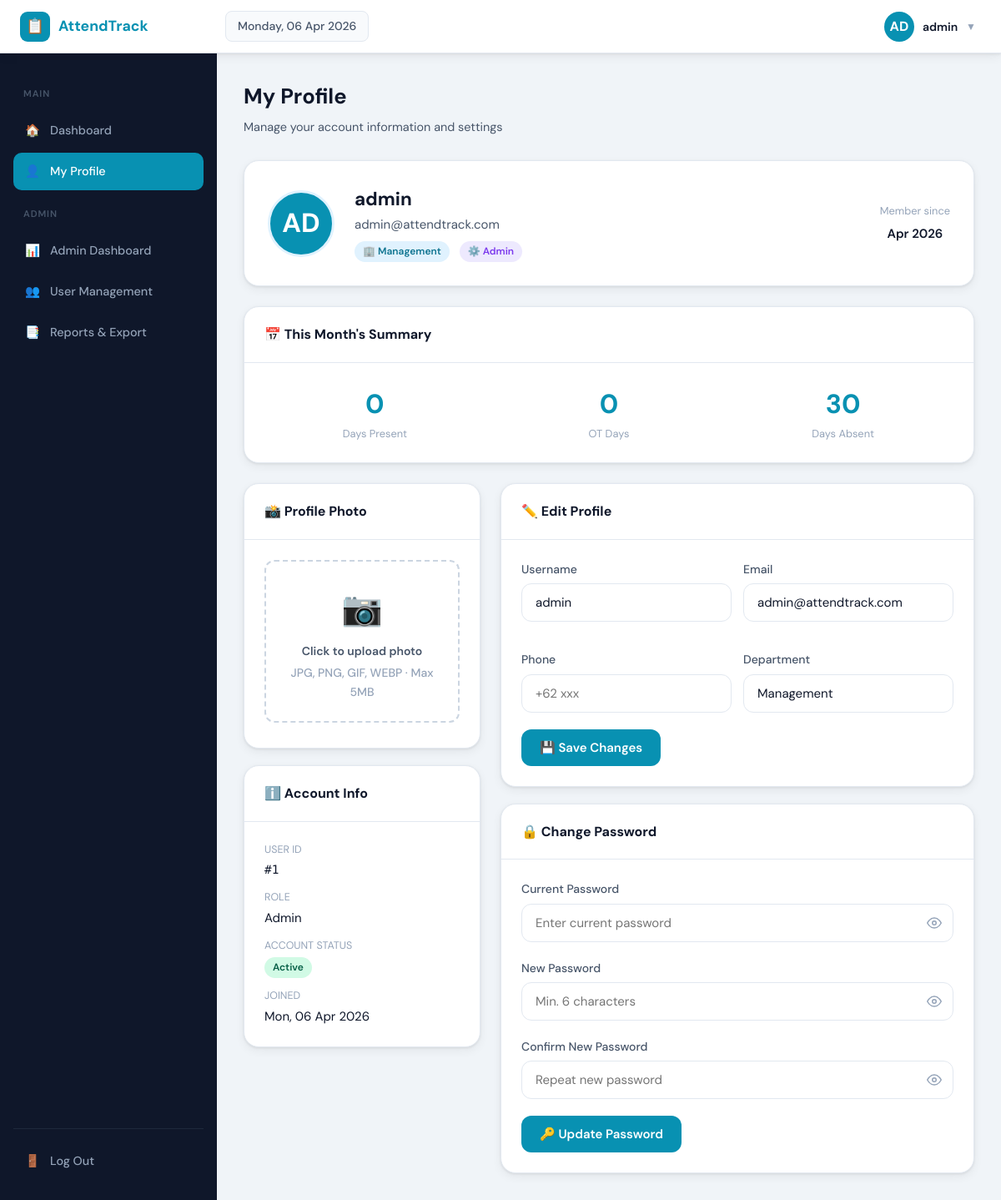
The app's page /profile.php (signed in) with its own data.
### tables this page shows
CREATE TABLE IF NOT EXISTS `users` (
  `id`          INT           NOT NULL AUTO_INCREMENT,
  `username`    VARCHAR(30)   NOT NULL,
  `email`       VARCHAR(100)  NOT NULL,
  `password`    VARCHAR(255)  NOT NULL,
  `role`        ENUM('user','admin') NOT NULL DEFAULT 'user',
  `phone`       VARCHAR(20)   DEFAULT NULL,
  `department`  VARCHAR(100)  DEFAULT NULL,
  `work_start`  TIME          DEFAULT NULL,
  `work_end`    TIME          DEFAULT NULL,
  `profile_pic` MEDIUMTEXT    DEFAULT NULL,
  `is_active`   TINYINT(1)    NOT NULL DEFAULT 1,
  `created_at`  DATETIME      NOT NULL DEFAULT CURRENT_TIMESTAMP,
  `updated_at`  DATETIME      DEFAULT CURRENT_TIMESTAMP ON UPDATE CURRENT_TIMESTAMP,
  PRIMARY KEY (`id`),
  UNIQUE KEY `uq_username` (`username`),
  UNIQUE KEY `uq_email` (`email`)
);

### config.php (called while the page is built, shortened)
<?php
function e($str) {
    return htmlspecialchars((string)$str, ENT_QUOTES, 'UTF-8');
}

### functions.php (called while the page is built, shortened)
<?php
require_once __DIR__ . '/config.php';
function getUserById($id) {
    $db = getDB();
    $stmt = $db->prepare("SELECT * FROM users WHERE id = ?");
    $stmt->execute([$id]);
    return $stmt->fetch();
}
function getUserAttendance($userId, $from = null, $to = null, $limit = 30) {
    $db = getDB();
    $params = [$userId];
    $where = "WHERE a.user_id = ?";
    if ($from) { $where .= " AND a.work_date >= ?"; $params[] = $from; }
    if ($to)   { $where .= " AND a.work_date <= ?"; $params[] = $to; }
    $params[] = $limit;
    $stmt = $db->prepare("SELECT a.*, u.username, u.email FROM attendance a JOIN users u ON a.user_id = u.id $where ORDER BY a.work_date DESC LIMIT ?");
    $stmt->execute($params);
    return $stmt->fetchAll();
}
function formatDate($d) {
    return $d ? date('D, d M Y', strtotime($d)) : '—';
}

### profile.php (the view, shortened to what this page needs)
<?php
require_once __DIR__ . '/config.php';
require_once __DIR__ . '/functions.php';
$activePage = 'profile';
$user       = getUserById($_SESSION['user_id']);
$workStats = getUserAttendance($user['id'], date('Y-m-01'), date('Y-m-t'), 100);
$totalDays = count($workStats);
$otDays    = count(array_filter($workStats, fn($r) => $r['ot_checkin_time']));
?>
<!DOCTYPE html>
<html lang="en">
<head>
<link rel="stylesheet" href="assets/css/style.css">
</head>
<body>
<?php include __DIR__ . '/includes/nav.php'; ?>
  <main class="main-content">
    <div class="page-header">
      <h1>My Profile</h1>
      <p>Manage your account information and settings</p>
    </div>
    <div class="profile-header">
      <div class="profile-avatar">
        <?php $pic = $user['profile_pic'] ?? ''; $isDataUrl = $pic && str_starts_with($pic, 'data:'); ?>
        <?php if ($isDataUrl): ?>
          <img src="<?= $pic ?>" alt="Profile">
        <?php else: ?>
          <?= e($initials) ?>
        <?php endif; ?>
      </div>
      <div>
        <h2 style="font-size:1.4rem;font-weight:700"><?= e($user['username']) ?></h2>
        <p style="color:var(--txt2)"><?= e($user['email']) ?></p>
        <div style="display:flex;gap:12px;margin-top:8px;flex-wrap:wrap">
          <?php if ($user['department']): ?><span class="badge badge-blue">🏢 <?= e($user['department']) ?></span><?php endif; ?>
          <span class="badge <?= $_SESSION['role'] === 'admin' ? 'badge-purple' : 'badge-green' ?>">
            <?= $_SESSION['role'] === 'admin' ? '⚙️ Admin' : '👤 User' ?>
          </span>
        </div>
      </div>
      <div style="margin-left:auto;text-align:center">
        <div style="font-size:.8rem;color:var(--txt3);margin-bottom:4px">Member since</div>
        <div style="font-weight:600"><?= date('M Y', strtotime($user['created_at'])) ?></div>
      </div>
    </div>
    <div class="card" style="margin-bottom:24px">
      <div class="card-header"><h2>📅 This Month's Summary</h2></div>
      <div class="card-body">
        <div class="month-stats">
          <div class="month-stat"><div class="num"><?= $totalDays ?></div><div class="label">Days Present</div></div>
          <div class="month-stat"><div class="num"><?= $otDays ?></div><div class="label">OT Days</div></div>
          <div class="month-stat"><div class="num"><?= date('t') - $totalDays ?></div><div class="label">Days Absent</div></div>
        </div>
      </div>
    </div>
    <div class="profile-grid">
      <div style="display:flex;flex-direction:column;gap:20px">
        <div class="card">
          <div class="card-header"><h2>📸 Profile Photo</h2></div>
          <div class="card-body">
            <form method="POST" id="photo-form">
              <label class="photo-upload-zone" for="profile_pic_input" id="upload-label">
                <div style="font-size:2.5rem;margin-bottom:8px">📷</div>
                <div style="font-weight:600;margin-bottom:4px">Click to upload photo</div>
                <div class="text-muted">JPG, PNG, GIF, WEBP · Max 5MB</div>
              </label>
            </form>
          </div>
        </div>
        <div class="card">
          <div class="card-header"><h2>ℹ️ Account Info</h2></div>
          <div class="card-body" style="display:flex;flex-direction:column;gap:12px">
            <div><div class="text-muted" style="font-size:.78rem;margin-bottom:2px">USER ID</div><div style="font-family:'DM Mono',monospace;font-size:.9rem">#<?= $user['id'] ?></div></div>
            <div><div class="text-muted" style="font-size:.78rem;margin-bottom:2px">ROLE</div><div><?= ucfirst($user['role']) ?></div></div>
            <div>
              <div class="text-muted" style="font-size:.78rem;margin-bottom:2px">ACCOUNT STATUS</div>
              <span class="badge <?= $user['is_active'] ? 'badge-green' : 'badge-red' ?>"><?= $user['is_active'] ? 'Active' : 'Inactive' ?></span>
            </div>
            <div><div class="text-muted" style="font-size:.78rem;margin-bottom:2px">JOINED</div><div><?= formatDate($user['created_at']) ?></div></div>
          </div>
        </div>
      </div>
      <div style="display:flex;flex-direction:column;gap:20px">
        <div class="card">
          <div class="card-header"><h2>✏️ Edit Profile</h2></div>
          <div class="card-body">
            <form method="POST">
              <div style="display:grid;grid-template-columns:1fr 1fr;gap:14px">
                <div class="form-group"><label>Username</label><input type="text" name="username" value="<?= e($user['username']) ?>" required maxlength="30"></div>
                <div class="form-group"><label>Email</label><input type="email" name="email" value="<?= e($user['email']) ?>" required></div>
                <div class="form-group"><label>Phone</label><input type="tel" name="phone" value="<?= e($user['phone'] ?? '') ?>" placeholder="+62 xxx"></div>
                <div class="form-group"><label>Department</label><input type="text" name="department" value="<?= e($user['department'] ?? '') ?>" placeholder="e.g. Engineering"></div>
              </div>
              <button type="submit" class="btn btn-primary">💾 Save Changes</button>
            </form>
          </div>
        </div>
        <div class="card">
          <div class="card-header"><h2>🔒 Change Password</h2></div>
          <div class="card-body">
            <form method="POST">
              <div class="form-group">
                <label>Current Password</label>
                <div class="input-wrap">
                  <input type="password" name="current_password" id="cur-pwd" class="has-icon" placeholder="Enter current password" required>
                  <span class="input-icon" onclick="togglePassword('cur-pwd', this)">
                    <svg xmlns="http://www.w3.org/2000/svg" width="18" height="18" viewBox="0 0 24 24" fill="none" stroke="currentColor" stroke-width="2" stroke-linecap="round" stroke-linejoin="round"><path d="M1 12s4-8 11-8 11 8 11 8-4 8-11 8-11-8-11-8z"/><circle cx="12" cy="12" r="3"/></svg>
                  </span>
                </div>
              </div>
              <div class="form-group">
                <label>New Password</label>
                <div class="input-wrap">
                  <input type="password" name="new_password" id="new-pwd" class="has-icon" placeholder="Min. 6 characters" required>
                  <span class="input-icon" onclick="togglePassword('new-pwd', this)">
                    <svg xmlns="http://www.w3.org/2000/svg" width="18" height="18" viewBox="0 0 24 24" fill="none" stroke="currentColor" stroke-width="2" stroke-linecap="round" stroke-linejoin="round"><path d="M1 12s4-8 11-8 11 8 11 8-4 8-11 8-11-8-11-8z"/><circle cx="12" cy="12" r="3"/></svg>
                  </span>
                </div>
              </div>
              <div class="form-group">
                <label>Confirm New Password</label>
                <div class="input-wrap">
                  <input type="password" name="confirm_password" id="conf-pwd" class="has-icon" placeholder="Repeat new password" required>
                  <span class="input-icon" onclick="togglePassword('conf-pwd', this)">
                    <svg xmlns="http://www.w3.org/2000/svg" width="18" height="18" viewBox="0 0 24 24" fill="none" stroke="currentColor" stroke-width="2" stroke-linecap="round" stroke-linejoin="round"><path d="M1 12s4-8 11-8 11 8 11 8-4 8-11 8-11-8-11-8z"/><circle cx="12" cy="12" r="3"/></svg>
                  </span>
                </div>
              </div>
              <button type="submit" class="btn btn-primary">🔑 Update Password</button>
            </form>
          </div>
        </div>
      </div>
    </div>
  </main>
</div>
</body>
</html>

### includes/nav.php (shortened to what this page needs)
<?php
$user     = getUserById($_SESSION['user_id']);
$initials = strtoupper(substr($user['username'] ?? 'U', 0, 2));
$role     = $_SESSION['role'] ?? 'user';
$pic      = $user['profile_pic'] ?? '';
$isDataUrl = $pic && str_starts_with($pic, 'data:');
$depth  = substr_count(ltrim($_SERVER['SCRIPT_NAME'], '/'), '/');
$base   = str_repeat('../', $depth);
?>
<div class="app-layout">
  <header class="topbar">
    <div class="brand">
      <div class="icon">📋</div>
      <?= e(APP_NAME) ?>
    </div>
    <div class="topbar-date" id="topbar-datetime">
      <?= date('l, d M Y') ?>
    </div>
    <div class="topbar-right">
      <div class="dropdown">
        <button class="avatar-btn" onclick="toggleDropdown()">
          <div class="avatar" style="position:relative;overflow:hidden;width:36px;height:36px;border-radius:50%;flex-shrink:0;">
            <?php if ($isDataUrl): ?>
              <img src="<?= $pic ?>" alt="" style="position:absolute;inset:0;width:100%;height:100%;object-fit:cover;object-position:center;border-radius:50%;">
            <?php else: ?>
              <?= e($initials) ?>
            <?php endif; ?>
          </div>
          <span class="avatar-name"><?= e($user['username']) ?></span>
          <span style="font-size:.75rem;color:var(--txt3)">▼</span>
        </button>
      </div>
    </div>
  </header>
  <nav class="sidebar" id="sidebar">
    <div class="nav-section-label">Main</div>
    <a href="<?= $base ?>dashboard.php"
       class="nav-item <?= ($activePage ?? '') === 'dashboard' ? 'active' : '' ?>">
      <span>🏠</span> Dashboard
    </a>
    <a href="<?= $base ?>profile.php"
       class="nav-item <?= ($activePage ?? '') === 'profile' ? 'active' : '' ?>">
      <span>👤</span> My Profile
    </a>
    <?php if ($role === 'admin'): ?>
    <div class="nav-section-label">Admin</div>
    <a href="<?= $base ?>admin/index.php"
       class="nav-item <?= ($activePage ?? '') === 'admin-dashboard' ? 'active' : '' ?>">
      <span>📊</span> Admin Dashboard
    </a>
    <a href="<?= $base ?>admin/users.php"
       class="nav-item <?= ($activePage ?? '') === 'users' ? 'active' : '' ?>">
      <span>👥</span> User Management
    </a>
    <a href="<?= $base ?>admin/reports.php"
       class="nav-item <?= ($activePage ?? '') === 'reports' ? 'active' : '' ?>">
      <span>📑</span> Reports & Export
    </a>
    <?php endif; ?>
    <div class="sidebar-footer">
      <a href="<?= $base ?>logout.php" class="nav-item">
        <span>🚪</span> Log Out
      </a>
    </div>
  </nav>

### profile.php (style rules this page uses)
.profile-grid { display: grid; grid-template-columns: 1fr 2fr; gap: 24px; }
.photo-upload-zone { border: 2px dashed var(--border2); border-radius: var(--radius); padding: 24px; text-align: center; cursor: pointer; transition: border-color var(--transition), background var(--transition); }
.month-stat { text-align: center; }
.month-stat .num { font-size: 2rem; font-weight: 700; color: var(--primary); }
.month-stat .label { font-size: .8rem; color: var(--txt3); }
.month-stats { display: grid; grid-template-columns: repeat(3, 1fr); gap: 16px; }

### records on screen
users: username "AD", username "admin", email "admin@attendtrack.com", department "Management", created_at "Apr 2026", id "1", role "Admin", created_at "Mon, 06 Apr 2026"

### other values on screen
APP_NAME "AttendTrack"
$totalDays "0"
$otDays "0"
